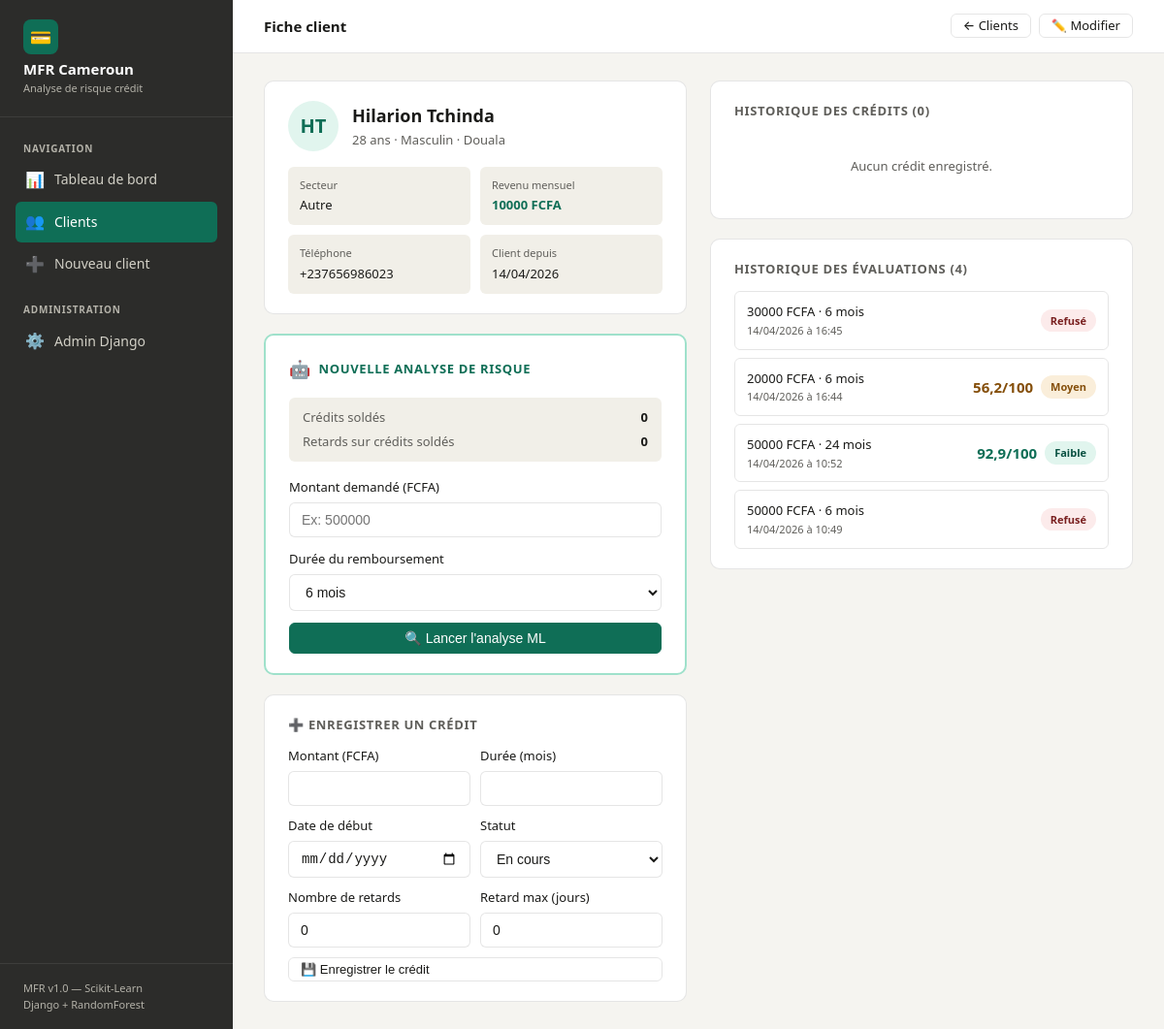
Screenshot of /clients/6/ with the database file from the repository.
### risk/models.py (models this page shows, shortened)
class Client(models.Model):
    nom = models.CharField(max_length=100)
    prenom = models.CharField(max_length=100)
    age = models.IntegerField()
    sexe = models.CharField(max_length=1, choices=[('M', 'Masculin'), ('F', 'Féminin')])
    ville = models.CharField(max_length=100)
    telephone = models.CharField(max_length=20, blank=True)
    secteur_activite = models.CharField(max_length=100, choices=[
        ('commerce', 'Commerce'),
        ('agriculture', 'Agriculture'),
        ('transport', 'Transport'),
        ('artisanat', 'Artisanat'),
        ('services', 'Services'),
        ('salarie', 'Salarié'),
        ('autre', 'Autre'),
    ])
    revenu_mensuel = models.FloatField(help_text="En FCFA")
    date_creation = models.DateTimeField(auto_now_add=True)
    class Meta:
        verbose_name = "Client"
        verbose_name_plural = "Clients"

class PredictionRisque(models.Model):
    client = models.ForeignKey(Client, on_delete=models.CASCADE, related_name='predictions')
    date_prediction = models.DateTimeField(auto_now_add=True)
    eligible = models.BooleanField(default=True, help_text="Passe toutes les règles métier")
    score_fiabilite = models.FloatField(null=True, blank=True, help_text="Score ML entre 0 et 100 (null si refusé)")
    niveau_risque = models.CharField(max_length=20, choices=[
        ('faible', 'Faible'),
        ('moyen', 'Moyen'),
        ('eleve', 'Élevé'),
        ('refuse', 'Refusé'),
    ])
    probabilite_defaut = models.FloatField(null=True, blank=True, help_text="Probabilité de défaut (null si refusé)")
    recommandation = models.TextField()
    blocages_json = models.TextField(default='[]', help_text="Règles bloquantes sérialisées JSON")
    montant_demande = models.FloatField(help_text="Montant demandé en FCFA")
    duree_mois_input = models.IntegerField(default=12)
    mensualite = models.FloatField(default=0, help_text="Mensualité calculée en FCFA")
    taux_effort = models.FloatField(default=0, help_text="Mensualité / revenu en %")
    ratio_endettement = models.FloatField(default=0)
    montant_max_accordable = models.FloatField(default=0)
    age_input = models.IntegerField()
    revenu_input = models.FloatField()
    nb_credits_anterieurs = models.IntegerField()
    nb_retards_anterieurs = models.IntegerField()
    class Meta:
        verbose_name = "Prédiction de risque"
        verbose_name_plural = "Prédictions de risque"
        ordering = ['-date_prediction']

### risk/views.py (the view)
# urls.py: path('clients/<int:pk>/', views.client_detail, name='client_detail'),
def client_detail(request, pk):
    client = get_object_or_404(Client, pk=pk)
    credits = client.credits.order_by('-date_debut')
    predictions = client.predictions.order_by('-date_prediction')
    ctx = _get_contexte_credit(client)
    eval_form = EvaluationForm(initial={
        'client_id': client.pk,
        'nb_credits_anterieurs': ctx['nb_credits_soldes'],
        'nb_retards_anterieurs': ctx['nb_retards_total'],
    })
    credit_form = CreditForm()
    montants_max = {
        str(d): int(montant_maximum_accordable(client.revenu_mensuel, d))
        for d in [6, 12, 18, 24, 36]
    }
    return render(request, 'risk/client_detail.html', {
        'client': client,
        'credits': credits,
        'predictions': predictions,
        'eval_form': eval_form,
        'credit_form': credit_form,
        'ctx_credit': ctx,
        'montants_max': json.dumps(montants_max),
    })

### risk/templates/risk/client_detail.html (shortened to what this page needs)
{% extends 'base.html' %}
{% block page_title %}Fiche client{% endblock %}
{% block topbar_actions %}
  <a href="{% url 'client_list' %}" class="btn btn-outline btn-sm">← Clients</a>
  <a href="{% url 'client_edit' client.pk %}" class="btn btn-outline btn-sm">✏️ Modifier</a>
{% endblock %}
{% block content %}
<div class="grid-2" style="align-items:start;">
  <div style="display:flex;flex-direction:column;gap:1.25rem;">
    <div class="card">
      <div style="display:flex;align-items:center;gap:14px;margin-bottom:1rem;">
        <div style="width:52px;height:52px;border-radius:50%;background:var(--green-50);display:flex;align-items:center;justify-content:center;font-size:20px;font-weight:700;color:var(--green-600);">
          {{ client.prenom.0 }}{{ client.nom.0 }}
        </div>
        <div>
          <div style="font-size:18px;font-weight:600;">{{ client.prenom }} {{ client.nom }}</div>
          <div style="font-size:13px;color:var(--text-muted);">{{ client.age }} ans · {{ client.get_sexe_display }} · {{ client.ville }}</div>
        </div>
      </div>
      <div style="display:grid;grid-template-columns:1fr 1fr;gap:10px;">
        <div style="background:var(--gray-50);border-radius:6px;padding:10px 12px;">
          <div style="font-size:11px;color:var(--text-muted);margin-bottom:2px;">Secteur</div>
          <div style="font-size:13px;font-weight:500;">{{ client.get_secteur_activite_display }}</div>
        </div>
        <div style="background:var(--gray-50);border-radius:6px;padding:10px 12px;">
          <div style="font-size:11px;color:var(--text-muted);margin-bottom:2px;">Revenu mensuel</div>
          <div style="font-size:13px;font-weight:600;color:var(--green-600);">{{ client.revenu_mensuel|floatformat:0 }} FCFA</div>
        </div>
        <div style="background:var(--gray-50);border-radius:6px;padding:10px 12px;">
          <div style="font-size:11px;color:var(--text-muted);margin-bottom:2px;">Téléphone</div>
          <div style="font-size:13px;font-weight:500;">{{ client.telephone|default:"—" }}</div>
        </div>
        <div style="background:var(--gray-50);border-radius:6px;padding:10px 12px;">
          <div style="font-size:11px;color:var(--text-muted);margin-bottom:2px;">Client depuis</div>
          <div style="font-size:13px;font-weight:500;">{{ client.date_creation|date:"d/m/Y" }}</div>
        </div>
      </div>
    </div>
    {% if ctx_credit.a_credit_en_cours %}
    <div class="card" style="border:2px solid #E24B4A;background:#FCEBEB;">
      <div style="display:flex;align-items:center;gap:10px;margin-bottom:10px;">
        <span style="font-size:22px;">🚫</span>
        <div style="font-size:15px;font-weight:600;color:#791F1F;">Nouvelle demande impossible</div>
      </div>
      <p style="font-size:14px;color:#791F1F;margin-bottom:10px;">
        Ce client a <strong>{{ ctx_credit.credits_en_cours.count }} crédit(s) en cours</strong>.
        Un nouveau crédit ne peut être accordé qu'après remboursement intégral du crédit actif.
      </p>
      {% for c in ctx_credit.credits_en_cours %}
      <div style="background:rgba(255,255,255,0.6);border-radius:6px;padding:8px 12px;font-size:13px;margin-top:6px;">
        <strong>{{ c.montant|floatformat:0 }} FCFA</strong> sur {{ c.duree_mois }} mois
        — début {{ c.date_debut|date:"d/m/Y" }}
        — <span style="color:#E24B4A;font-weight:600;">En cours</span>
      </div>
      {% endfor %}
      <p style="font-size:12px;color:#a32d2d;margin-top:10px;">
        Pour débloquer l'accès, passez le statut du crédit à <strong>Soldé</strong> dans l'historique ci-contre.
      </p>
    </div>
    {% else %}
    <div class="card" style="border:2px solid var(--green-100);">
      <div style="display:flex;align-items:center;gap:8px;margin-bottom:1rem;">
        <span style="font-size:18px;">🤖</span>
        <div class="card-title" style="margin-bottom:0;color:var(--green-600);">Nouvelle analyse de risque</div>
      </div>
      <div style="background:var(--gray-50);border-radius:6px;padding:10px 14px;margin-bottom:1rem;font-size:13px;">
        <div style="display:flex;justify-content:space-between;margin-bottom:4px;">
          <span style="color:var(--text-muted);">Crédits soldés</span>
          <strong>{{ ctx_credit.nb_credits_soldes }}</strong>
        </div>
        <div style="display:flex;justify-content:space-between;">
          <span style="color:var(--text-muted);">Retards sur crédits soldés</span>
          <strong {% if ctx_credit.nb_retards_total > 0 %}style="color:#854F0B"{% endif %}>
            {{ ctx_credit.nb_retards_total }}
          </strong>
        </div>
      </div>
      <form method="post" action="{% url 'evaluer_client' client.pk %}">
        <div style="display:flex;flex-direction:column;gap:12px;">
          <div class="form-group">
            <label>{{ eval_form.montant_demande.label }}</label>
            {{ eval_form.montant_demande }}
          </div>
          <div class="form-group">
            <label>{{ eval_form.duree_mois.label }}</label>
            {{ eval_form.duree_mois }}
          </div>
          <button type="submit" class="btn btn-primary" style="width:100%;justify-content:center;">
            🔍 Lancer l'analyse ML
          </button>
        </div>
      </form>
    </div>
    {% endif %}
    <div class="card">
      <div class="card-title">➕ Enregistrer un crédit</div>
      {% if ctx_credit.a_credit_en_cours %}
      <div style="font-size:13px;color:#791F1F;background:#FCEBEB;padding:8px 12px;border-radius:6px;">
        Impossible : un crédit est déjà en cours pour ce client.
      </div>
      {% else %}
      <form method="post" action="{% url 'add_credit' client.pk %}">
        <div style="display:flex;flex-direction:column;gap:10px;">
          <div style="display:grid;grid-template-columns:1fr 1fr;gap:10px;">
            <div class="form-group"><label>{{ credit_form.montant.label }}</label>{{ credit_form.montant }}</div>
            <div class="form-group"><label>{{ credit_form.duree_mois.label }}</label>{{ credit_form.duree_mois }}</div>
            <div class="form-group"><label>{{ credit_form.date_debut.label }}</label>{{ credit_form.date_debut }}</div>
            <div class="form-group"><label>{{ credit_form.statut.label }}</label>{{ credit_form.statut }}</div>
            <div class="form-group"><label>{{ credit_form.nb_retards.label }}</label>{{ credit_form.nb_retards }}</div>
            <div class="form-group"><label>{{ credit_form.jours_retard_max.label }}</label>{{ credit_form.jours_retard_max }}</div>
          </div>
          <button type="submit" class="btn btn-outline btn-sm">💾 Enregistrer le crédit</button>
        </div>
      </form>
      {% endif %}
    </div>
  </div>
  <div style="display:flex;flex-direction:column;gap:1.25rem;">
    <div class="card">
      <div class="card-title">Historique des crédits ({{ credits.count }})</div>
      {% if credits %}
      <div class="table-wrap">
        <table>
          <thead>
            <tr><th>Montant</th><th>Durée</th><th>Début</th><th>Statut</th><th>Retards</th></tr>
          </thead>
          <tbody>
            {% for c in credits %}
            <tr>
              <td style="font-weight:500;">{{ c.montant|floatformat:0 }} FCFA</td>
              <td>{{ c.duree_mois }} mois</td>
              <td style="font-size:12px;color:var(--text-muted);">{{ c.date_debut|date:"d/m/Y" }}</td>
              <td>
                {% if c.statut == 'solde' %}<span class="badge badge-green">Soldé</span>
                {% elif c.statut == 'en_cours' %}<span class="badge badge-amber">En cours</span>
                {% else %}<span class="badge badge-red">Défaut</span>{% endif %}
              </td>
              <td>
                {% if c.nb_retards > 0 %}
                  <span class="badge badge-amber">{{ c.nb_retards }} retard(s)</span>
                {% else %}
                  <span style="color:var(--text-hint);font-size:12px;">Aucun</span>
                {% endif %}
              </td>
            </tr>
            {% endfor %}
          </tbody>
        </table>
      </div>
      {% else %}
      <div class="empty-state" style="padding:1.5rem;">
        <p style="font-size:13px;">Aucun crédit enregistré.</p>
      </div>
      {% endif %}
    </div>
    <div class="card">
      <div class="card-title">Historique des évaluations ({{ predictions.count }})</div>
      {% if predictions %}
        <div style="display:flex;flex-direction:column;gap:8px;margin-top:0.5rem;">
          {% for p in predictions %}
          <a href="{% url 'resultat_prediction' p.pk %}" style="text-decoration:none;">
            <div style="display:flex;align-items:center;justify-content:space-between;padding:10px 12px;border-radius:6px;border:1px solid var(--border);transition:background 0.15s;" onmouseover="this.style.background='var(--gray-50)'" onmouseout="this.style.background='transparent'">
              <div>
                <div style="font-size:13px;font-weight:500;">{{ p.montant_demande|floatformat:0 }} FCFA · {{ p.duree_mois_input }} mois</div>
                <div style="font-size:11px;color:var(--text-muted);">{{ p.date_prediction|date:"d/m/Y à H:i" }}</div>
              </div>
              <div style="display:flex;align-items:center;gap:8px;">
                {% if p.eligible %}
                  <span style="font-size:15px;font-weight:700;{% if p.niveau_risque == 'faible' %}color:#0F6E56{% elif p.niveau_risque == 'moyen' %}color:#854F0B{% else %}color:#791F1F{% endif %}">
                    {{ p.score_fiabilite }}/100
                  </span>
                  {% if p.niveau_risque == 'faible' %}<span class="badge badge-green">Faible</span>
                  {% elif p.niveau_risque == 'moyen' %}<span class="badge badge-amber">Moyen</span>
                  {% else %}<span class="badge badge-red">Élevé</span>{% endif %}
                {% else %}
                  <span class="badge badge-red">Refusé</span>
                {% endif %}
              </div>
            </div>
          </a>
          {% endfor %}
        </div>
      {% else %}
        <div class="empty-state" style="padding:1.5rem;">
          <p style="font-size:13px;">Aucune évaluation.</p>
        </div>
      {% endif %}
    </div>
  </div>
</div>
{% endblock %}

### rows the page displays
Client: prenom.0 "H", nom.0 "T", prenom "Hilarion", nom "Tchinda", age "28", sexe "Masculin", ville "Douala", secteur_activite "Autre", revenu_mensuel "10000", telephone "+237656986023", date_creation "14/04/2026"
PredictionRisque: montant_demande "30000", duree_mois_input "6", date_prediction "14/04/2026 à 16:45", eligible "Refusé"
PredictionRisque: montant_demande "20000", duree_mois_input "6", date_prediction "14/04/2026 à 16:44", score_fiabilite "56,2", niveau_risque "Moyen"
PredictionRisque: montant_demande "50000", duree_mois_input "24", date_prediction "14/04/2026 à 10:52", score_fiabilite "92,9", niveau_risque "Faible"
PredictionRisque: montant_demande "50000", duree_mois_input "6", date_prediction "14/04/2026 à 10:49", eligible "Refusé"

### other values shown
{{ ctx_credit.nb_credits_soldes }} "0"
{{ ctx_credit.nb_retards_total }} "0"
{{ eval_form.montant_demande.label }} "Montant demandé (FCFA)"
{{ eval_form.duree_mois.label }} "Durée du remboursement"
{{ credit_form.montant.label }} "Montant (FCFA)"
{{ credit_form.duree_mois.label }} "Durée (mois)"
{{ credit_form.date_debut.label }} "Date de début"
{{ credit_form.statut.label }} "Statut"
{{ credit_form.nb_retards.label }} "Nombre de retards"
{{ credit_form.jours_retard_max.label }} "Retard max (jours)"
{{ credits.count }} "0"
{{ predictions.count }} "4"
